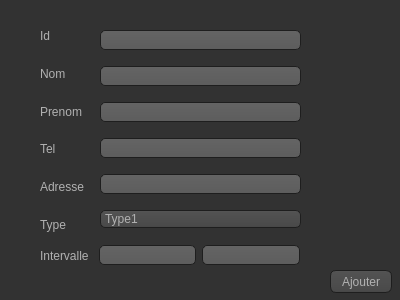
<?xml version="1.0" encoding="UTF-8"?>
<ui version="4.0">
 <class>addFourn</class>
 <widget class="QWidget" name="addFourn">
  <property name="geometry">
   <rect>
    <x>0</x>
    <y>0</y>
    <width>400</width>
    <height>300</height>
   </rect>
  </property>
  <property name="windowTitle">
   <string>Form</string>
  </property>
  <property name="styleSheet">
   <string notr="true">QToolTip
{
     border: 1px solid black;
     background-color: #ffa02f;
     padding: 1px;
     border-radius: 3px;
     opacity: 100;
}

QWidget
{
    color: #b1b1b1;
    background-color: #323232;
}

QWidget:item:hover
{
    background-color: QLinearGradient( x1: 0, y1: 0, x2: 0, y2: 1, stop: 0 #ffa02f, stop: 1 #ca0619);
    color: #000000;
}

QWidget:item:selected
{
    background-color: QLinearGradient( x1: 0, y1: 0, x2: 0, y2: 1, stop: 0 #ffa02f, stop: 1 #d7801a);
}

QMenuBar::item
{
    background: transparent;
}

QMenuBar::item:selected
{
    background: transparent;
    border: 1px solid #ffaa00;
}

QMenuBar::item:pressed
{
    background: #444;
    border: 1px solid #000;
    background-color: QLinearGradient(
        x1:0, y1:0,
        x2:0, y2:1,
        stop:1 #212121,
        stop:0.4 #343434/*,
        stop:0.2 #343434,
        stop:0.1 #ffaa00*/
    );
    margin-bottom:-1px;
    padding-bottom:1px;
}

QMenu
{
    border: 1px solid #000;
}

QMenu::item
{
    padding: 2px 20px 2px 20px;
}

QMenu::item:selected
{
    color: #000000;
}

QWidget:disabled
{
    color: #404040;
    background-color: #323232;
}

QAbstractItemView
{
    background-color: QLinearGradient( x1: 0, y1: 0, x2: 0, y2: 1, stop: 0 #4d4d4d, stop: 0.1 #646464, stop: 1 #5d5d5d);
}

QWidget:focus
{
    /*border: 2px solid QLinearGradient( x1: 0, y1: 0, x2: 0, y2: 1, stop: 0 #ffa02f, stop: 1 #d7801a);*/
}

QLineEdit
{
    background-color: QLinearGradient( x1: 0, y1: 0, x2: 0, y2: 1, stop: 0 #4d4d4d, stop: 0 #646464, stop: 1 #5d5d5d);
    padding: 1px;
    border-style: solid;
    border: 1px solid #1e1e1e;
    border-radius: 5;
}

QPushButton
{
    color: #b1b1b1;
    background-color: QLinearGradient( x1: 0, y1: 0, x2: 0, y2: 1, stop: 0 #565656, stop: 0.1 #525252, stop: 0.5 #4e4e4e, stop: 0.9 #4a4a4a, stop: 1 #464646);
    border-width: 1px;
    border-color: #1e1e1e;
    border-style: solid;
    border-radius: 6;
    padding: 3px;
    font-size: 12px;
    padding-left: 5px;
    padding-right: 5px;
}

QPushButton:pressed
{
    background-color: QLinearGradient( x1: 0, y1: 0, x2: 0, y2: 1, stop: 0 #2d2d2d, stop: 0.1 #2b2b2b, stop: 0.5 #292929, stop: 0.9 #282828, stop: 1 #252525);
}

QComboBox
{
    selection-background-color: #ffaa00;
    background-color: QLinearGradient( x1: 0, y1: 0, x2: 0, y2: 1, stop: 0 #565656, stop: 0.1 #525252, stop: 0.5 #4e4e4e, stop: 0.9 #4a4a4a, stop: 1 #464646);
    border-style: solid;
    border: 1px solid #1e1e1e;
    border-radius: 5;
}

QComboBox:hover,QPushButton:hover
{
    border: 2px solid QLinearGradient( x1: 0, y1: 0, x2: 0, y2: 1, stop: 0 #ffa02f, stop: 1 #d7801a);
}


QComboBox:on
{
    padding-top: 3px;
    padding-left: 4px;
    background-color: QLinearGradient( x1: 0, y1: 0, x2: 0, y2: 1, stop: 0 #2d2d2d, stop: 0.1 #2b2b2b, stop: 0.5 #292929, stop: 0.9 #282828, stop: 1 #252525);
    selection-background-color: #ffaa00;
}

QComboBox QAbstractItemView
{
    border: 2px solid darkgray;
    selection-background-color: QLinearGradient( x1: 0, y1: 0, x2: 0, y2: 1, stop: 0 #ffa02f, stop: 1 #d7801a);
}

QComboBox::drop-down
{
     subcontrol-origin: padding;
     subcontrol-position: top right;
     width: 15px;

     border-left-width: 0px;
     border-left-color: darkgray;
     border-left-style: solid; /* just a single line */
     border-top-right-radius: 3px; /* same radius as the QComboBox */
     border-bottom-right-radius: 3px;
 }

QComboBox::down-arrow
{
     image: url(:/down_arrow.png);
}

QGroupBox:focus
{
border: 2px solid QLinearGradient( x1: 0, y1: 0, x2: 0, y2: 1, stop: 0 #ffa02f, stop: 1 #d7801a);
}

QTextEdit:focus
{
    border: 2px solid QLinearGradient( x1: 0, y1: 0, x2: 0, y2: 1, stop: 0 #ffa02f, stop: 1 #d7801a);
}

QScrollBar:horizontal {
     border: 1px solid #222222;
     background: QLinearGradient( x1: 0, y1: 0, x2: 0, y2: 1, stop: 0.0 #121212, stop: 0.2 #282828, stop: 1 #484848);
     height: 7px;
     margin: 0px 16px 0 16px;
}

QScrollBar::handle:horizontal
{
      background: QLinearGradient( x1: 0, y1: 0, x2: 1, y2: 0, stop: 0 #ffa02f, stop: 0.5 #d7801a, stop: 1 #ffa02f);
      min-height: 20px;
      border-radius: 2px;
}

QScrollBar::add-line:horizontal {
      border: 1px solid #1b1b19;
      border-radius: 2px;
      background: QLinearGradient( x1: 0, y1: 0, x2: 1, y2: 0, stop: 0 #ffa02f, stop: 1 #d7801a);
      width: 14px;
      subcontrol-position: right;
      subcontrol-origin: margin;
}

QScrollBar::sub-line:horizontal {
      border: 1px solid #1b1b19;
      border-radius: 2px;
      background: QLinearGradient( x1: 0, y1: 0, x2: 1, y2: 0, stop: 0 #ffa02f, stop: 1 #d7801a);
      width: 14px;
     subcontrol-position: left;
     subcontrol-origin: margin;
}

QScrollBar::right-arrow:horizontal, QScrollBar::left-arrow:horizontal
{
      border: 1px solid black;
      width: 1px;
      height: 1px;
      background: white;
}

QScrollBar::add-page:horizontal, QScrollBar::sub-page:horizontal
{
      background: none;
}

QScrollBar:vertical
{
      background: QLinearGradient( x1: 0, y1: 0, x2: 1, y2: 0, stop: 0.0 #121212, stop: 0.2 #282828, stop: 1 #484848);
      width: 7px;
      margin: 16px 0 16px 0;
      border: 1px solid #222222;
}

QScrollBar::handle:vertical
{
      background: QLinearGradient( x1: 0, y1: 0, x2: 0, y2: 1, stop: 0 #ffa02f, stop: 0.5 #d7801a, stop: 1 #ffa02f);
      min-height: 20px;
      border-radius: 2px;
}

QScrollBar::add-line:vertical
{
      border: 1px solid #1b1b19;
      border-radius: 2px;
      background: QLinearGradient( x1: 0, y1: 0, x2: 0, y2: 1, stop: 0 #ffa02f, stop: 1 #d7801a);
      height: 14px;
      subcontrol-position: bottom;
      subcontrol-origin: margin;
}

QScrollBar::sub-line:vertical
{
      border: 1px solid #1b1b19;
      border-radius: 2px;
      background: QLinearGradient( x1: 0, y1: 0, x2: 0, y2: 1, stop: 0 #d7801a, stop: 1 #ffa02f);
      height: 14px;
      subcontrol-position: top;
      subcontrol-origin: margin;
}

QScrollBar::up-arrow:vertical, QScrollBar::down-arrow:vertical
{
      border: 1px solid black;
      width: 1px;
      height: 1px;
      background: white;
}


QScrollBar::add-page:vertical, QScrollBar::sub-page:vertical
{
      background: none;
}

QTextEdit
{
    background-color: #242424;
}

QPlainTextEdit
{
    background-color: #242424;
}

QHeaderView::section
{
    background-color: QLinearGradient(x1:0, y1:0, x2:0, y2:1, stop:0 #616161, stop: 0.5 #505050, stop: 0.6 #434343, stop:1 #656565);
    color: white;
    padding-left: 4px;
    border: 1px solid #6c6c6c;
}

QCheckBox:disabled
{
color: #414141;
}

QDockWidget::title
{
    text-align: center;
    spacing: 3px; /* spacing between items in the tool bar */
    background-color: QLinearGradient(x1:0, y1:0, x2:0, y2:1, stop:0 #323232, stop: 0.5 #242424, stop:1 #323232);
}

QDockWidget::close-button, QDockWidget::float-button
{
    text-align: center;
    spacing: 1px; /* spacing between items in the tool bar */
    background-color: QLinearGradient(x1:0, y1:0, x2:0, y2:1, stop:0 #323232, stop: 0.5 #242424, stop:1 #323232);
}

QDockWidget::close-button:hover, QDockWidget::float-button:hover
{
    background: #242424;
}

QDockWidget::close-button:pressed, QDockWidget::float-button:pressed
{
    padding: 1px -1px -1px 1px;
}

QMainWindow::separator
{
    background-color: QLinearGradient(x1:0, y1:0, x2:0, y2:1, stop:0 #161616, stop: 0.5 #151515, stop: 0.6 #212121, stop:1 #343434);
    color: white;
    padding-left: 4px;
    border: 1px solid #4c4c4c;
    spacing: 3px; /* spacing between items in the tool bar */
}

QMainWindow::separator:hover
{

    background-color: QLinearGradient(x1:0, y1:0, x2:0, y2:1, stop:0 #d7801a, stop:0.5 #b56c17 stop:1 #ffa02f);
    color: white;
    padding-left: 4px;
    border: 1px solid #6c6c6c;
    spacing: 3px; /* spacing between items in the tool bar */
}

QToolBar::handle
{
     spacing: 3px; /* spacing between items in the tool bar */
     background: url(:/images/handle.png);
}

QMenu::separator
{
    height: 2px;
    background-color: QLinearGradient(x1:0, y1:0, x2:0, y2:1, stop:0 #161616, stop: 0.5 #151515, stop: 0.6 #212121, stop:1 #343434);
    color: white;
    padding-left: 4px;
    margin-left: 10px;
    margin-right: 5px;
}

QProgressBar
{
    border: 2px solid grey;
    border-radius: 5px;
    text-align: center;
}

QProgressBar::chunk
{
    background-color: #d7801a;
    width: 2.15px;
    margin: 0.5px;
}

QTabBar::tab {
    color: #b1b1b1;
    border: 1px solid #444;
    border-bottom-style: none;
    background-color: #323232;
    padding-left: 10px;
    padding-right: 10px;
    padding-top: 3px;
    padding-bottom: 2px;
    margin-right: -1px;
}

QTabWidget::pane {
    border: 1px solid #444;
    top: 1px;
}

QTabBar::tab:last
{
    margin-right: 0; /* the last selected tab has nothing to overlap with on the right */
    border-top-right-radius: 3px;
}

QTabBar::tab:first:!selected
{
 margin-left: 0px; /* the last selected tab has nothing to overlap with on the right */


    border-top-left-radius: 3px;
}

QTabBar::tab:!selected
{
    color: #b1b1b1;
    border-bottom-style: solid;
    margin-top: 3px;
    background-color: QLinearGradient(x1:0, y1:0, x2:0, y2:1, stop:1 #212121, stop:.4 #343434);
}

QTabBar::tab:selected
{
    border-top-left-radius: 3px;
    border-top-right-radius: 3px;
    margin-bottom: 0px;
}

QTabBar::tab:!selected:hover
{
    /*border-top: 2px solid #ffaa00;
    padding-bottom: 3px;*/
    border-top-left-radius: 3px;
    border-top-right-radius: 3px;
    background-color: QLinearGradient(x1:0, y1:0, x2:0, y2:1, stop:1 #212121, stop:0.4 #343434, stop:0.2 #343434, stop:0.1 #ffaa00);
}

QRadioButton::indicator:checked, QRadioButton::indicator:unchecked{
    color: #b1b1b1;
    background-color: #323232;
    border: 1px solid #b1b1b1;
    border-radius: 6px;
}

QRadioButton::indicator:checked
{
    background-color: qradialgradient(
        cx: 0.5, cy: 0.5,
        fx: 0.5, fy: 0.5,
        radius: 1.0,
        stop: 0.25 #ffaa00,
        stop: 0.3 #323232
    );
}

QCheckBox::indicator{
    color: #b1b1b1;
    background-color: #323232;
    border: 1px solid #b1b1b1;
    width: 9px;
    height: 9px;
}

QRadioButton::indicator
{
    border-radius: 6px;
}

QRadioButton::indicator:hover, QCheckBox::indicator:hover
{
    border: 1px solid #ffaa00;
}

QCheckBox::indicator:checked
{
    image:url(:/images/checkbox.png);
}

QCheckBox::indicator:disabled, QRadioButton::indicator:disabled
{
    border: 1px solid #444;
}</string>
  </property>
  <widget class="QLabel" name="ERROR">
   <property name="geometry">
    <rect>
     <x>110</x>
     <y>250</y>
     <width>131</width>
     <height>16</height>
    </rect>
   </property>
   <property name="styleSheet">
    <string notr="true">color: red;</string>
   </property>
   <property name="text">
    <string/>
   </property>
  </widget>
  <widget class="QWidget" name="layoutWidget">
   <property name="geometry">
    <rect>
     <x>40</x>
     <y>20</y>
     <width>49</width>
     <height>221</height>
    </rect>
   </property>
   <layout class="QVBoxLayout" name="verticalLayout">
    <item>
     <widget class="QLabel" name="label_8">
      <property name="text">
       <string>Id</string>
      </property>
     </widget>
    </item>
    <item>
     <widget class="QLabel" name="label_4">
      <property name="text">
       <string>Nom</string>
      </property>
     </widget>
    </item>
    <item>
     <widget class="QLabel" name="label">
      <property name="text">
       <string>Prenom</string>
      </property>
     </widget>
    </item>
    <item>
     <widget class="QLabel" name="label_2">
      <property name="text">
       <string>Tel</string>
      </property>
     </widget>
    </item>
    <item>
     <widget class="QLabel" name="label_5">
      <property name="text">
       <string>Adresse</string>
      </property>
     </widget>
    </item>
    <item>
     <widget class="QLabel" name="label_6">
      <property name="text">
       <string>Type</string>
      </property>
     </widget>
    </item>
   </layout>
  </widget>
  <widget class="QWidget" name="layoutWidget_2">
   <property name="geometry">
    <rect>
     <x>100</x>
     <y>20</y>
     <width>201</width>
     <height>221</height>
    </rect>
   </property>
   <layout class="QVBoxLayout" name="verticalLayout_2">
    <item>
     <widget class="QLineEdit" name="Id"/>
    </item>
    <item>
     <widget class="QLineEdit" name="Nom"/>
    </item>
    <item>
     <widget class="QLineEdit" name="Prenom"/>
    </item>
    <item>
     <widget class="QLineEdit" name="Tel"/>
    </item>
    <item>
     <widget class="QLineEdit" name="Adresse"/>
    </item>
    <item>
     <widget class="QComboBox" name="Type">
      <item>
       <property name="text">
        <string>Type1</string>
       </property>
      </item>
      <item>
       <property name="text">
        <string>Type2</string>
       </property>
      </item>
      <item>
       <property name="text">
        <string>Type3</string>
       </property>
      </item>
     </widget>
    </item>
   </layout>
  </widget>
  <widget class="QPushButton" name="ajouter">
   <property name="geometry">
    <rect>
     <x>330</x>
     <y>270</y>
     <width>62</width>
     <height>23</height>
    </rect>
   </property>
   <property name="text">
    <string>Ajouter</string>
   </property>
  </widget>
  <widget class="QWidget" name="horizontalLayoutWidget">
   <property name="geometry">
    <rect>
     <x>99</x>
     <y>240</y>
     <width>201</width>
     <height>31</height>
    </rect>
   </property>
   <layout class="QHBoxLayout" name="horizontalLayout_2">
    <item>
     <widget class="QLineEdit" name="inter1"/>
    </item>
    <item>
     <widget class="QLineEdit" name="inter2">
      <property name="text">
       <string/>
      </property>
     </widget>
    </item>
   </layout>
  </widget>
  <widget class="QWidget" name="horizontalLayoutWidget_2">
   <property name="geometry">
    <rect>
     <x>40</x>
     <y>240</y>
     <width>49</width>
     <height>31</height>
    </rect>
   </property>
   <layout class="QHBoxLayout" name="horizontalLayout_3">
    <item>
     <widget class="QLabel" name="label_3">
      <property name="text">
       <string>Intervalle</string>
      </property>
     </widget>
    </item>
   </layout>
  </widget>
  <widget class="QLabel" name="label_7">
   <property name="geometry">
    <rect>
     <x>100</x>
     <y>280</y>
     <width>201</width>
     <height>16</height>
    </rect>
   </property>
   <property name="styleSheet">
    <string notr="true">color: red</string>
   </property>
   <property name="text">
    <string/>
   </property>
  </widget>
 </widget>
 <resources/>
 <connections/>
</ui>
